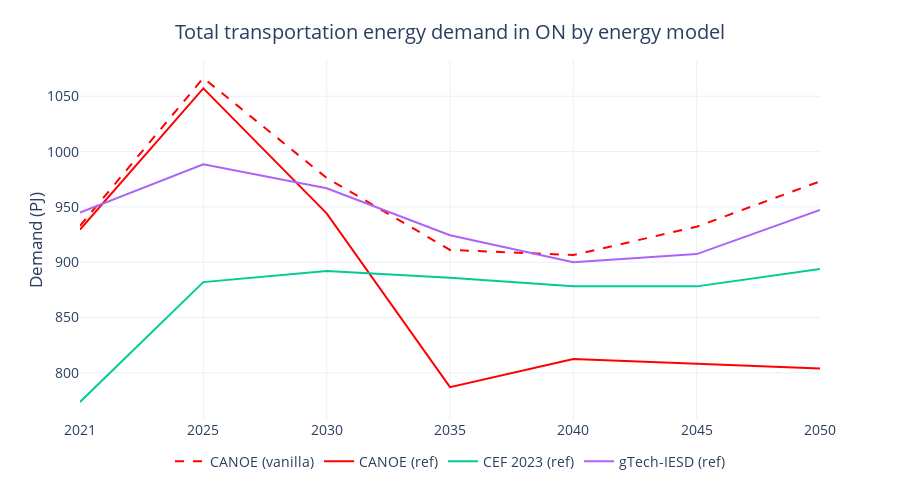

Notebook code for this chart:
### Code cell
bau23_fig = bau23_demand[(bau23_demand['Sector'] == 'Transportation') & (bau23_demand['Carrier'] == 'Total End-Use')].copy()
ref_fig = ref_trnact[(ref_trnact['Mode'] == 'Fuel use') & (ref_trnact['Carrier'] != 'Other')].groupby('Period', as_index=False).sum('Demand (PJ)')
vanilla_fig = vanilla_trnact[(vanilla_trnact['Mode'] == 'Fuel use') & (vanilla_trnact['Carrier'] != 'Other')].groupby('Period', as_index=False).sum('Demand (PJ)')
gtech_fig = gtech23_ref_demand[gtech23_ref_demand['Sector'] == 'Transportation'].copy()

bau23_fig['Source'] = 'CEF 2023 (ref)'
ref_fig['Source'] = 'CANOE (ref)'
vanilla_fig['Source'] = 'CANOE (vanilla)'
gtech_fig['Source'] = 'gTech-IESD (ref)'

fig_df = pd.concat([vanilla_fig[['Period', 'Demand (PJ)', 'Source']], ref_fig[['Period', 'Demand (PJ)', 'Source']], bau23_fig[['Period', 'Demand (PJ)', 'Source']], gtech_fig[['Period', 'Demand (PJ)', 'Source']]]).reset_index(drop=True)

fig = px.line(fig_df, x='Period', y='Demand (PJ)', color='Source',
              template='plotly_white',
              width=900, height=500
              )

fig.update_traces(
    line=dict(color="red", dash='solid'),  # Change 'Source' to your specific source name
    selector=dict(name='CANOE (ref)')  # Replace 'Source A' with the actual name
)
fig.update_traces(
    line=dict(color="red", dash='dash'),  # Change 'Source' to your specific source name
    selector=dict(name='CANOE (vanilla)')  # Replace 'Source A' with the actual name
)

fig.update_layout(
    title=dict(text='Total transportation energy demand in ON by energy model',
               x=0.5,
               y=0.95,
               xanchor='center',
               yanchor='top'
               ),
    xaxis=dict(title='Period'),
    yaxis=dict(title='Demand (PJ)'),
    yaxis_title_standoff=0,
    legend_title_text='',
    bargap=0.1,
    legend=dict(orientation='h',
                yanchor='bottom',
                y=-0.16,
                xanchor='center',
                x=0.5),
    font=dict(size=14,
              # family="Open Sans"
              ))

for annotation in fig.layout.annotations:
    annotation.text = annotation.text.split('=')[1]
    annotation.y = -0.05  
    annotation.yanchor = 'top' 

for axis in fig.layout:
    if axis.startswith('xaxis'):
        fig.layout[axis].title.text = ''

fig.show()

### Figure 1 — Plotly figure (JSON) as saved in the notebook; plotly's stock layout.template omitted (floating-point values rounded to 4 significant figures)
{"data": [{"hovertemplate": "Source=CANOE (vanilla)<br>Period=%{x}<br>Demand (PJ)=%{y}<extra></extra>", "legendgroup": "CANOE (vanilla)", "line": {"color": "red", "dash": "dash"}, "marker": {"symbol": "circle"}, "mode": "lines", "name": "CANOE (vanilla)", "orientation": "v", "showlegend": true, "type": "scatter", "x": ["2021", "2025", "2030", "2035", "2040", "2045", "2050"], "xaxis": "x", "y": [932.9, 1067.0, 976.2, 911.1, 906.5, 932.1, 973.1], "yaxis": "y"}, {"hovertemplate": "Source=CANOE (ref)<br>Period=%{x}<br>Demand (PJ)=%{y}<extra></extra>", "legendgroup": "CANOE (ref)", "line": {"color": "red", "dash": "solid"}, "marker": {"symbol": "circle"}, "mode": "lines", "name": "CANOE (ref)", "orientation": "v", "showlegend": true, "type": "scatter", "x": ["2021", "2025", "2030", "2035", "2040", "2045", "2050"], "xaxis": "x", "y": [929.5, 1057.0, 944.2, 787.1, 812.6, 808.3, 803.8], "yaxis": "y"}, {"hovertemplate": "Source=CEF 2023 (ref)<br>Period=%{x}<br>Demand (PJ)=%{y}<extra></extra>", "legendgroup": "CEF 2023 (ref)", "line": {"color": "#00cc96", "dash": "solid"}, "marker": {"symbol": "circle"}, "mode": "lines", "name": "CEF 2023 (ref)", "orientation": "v", "showlegend": true, "type": "scatter", "x": ["2021", "2025", "2030", "2035", "2040", "2045", "2050"], "xaxis": "x", "y": [773.6, 882.0, 892.0, 886.0, 878.3, 878.2, 893.9], "yaxis": "y"}, {"hovertemplate": "Source=gTech-IESD (ref)<br>Period=%{x}<br>Demand (PJ)=%{y}<extra></extra>", "legendgroup": "gTech-IESD (ref)", "line": {"color": "#ab63fa", "dash": "solid"}, "marker": {"symbol": "circle"}, "mode": "lines", "name": "gTech-IESD (ref)", "orientation": "v", "showlegend": true, "type": "scatter", "x": [2021, 2025, 2030, 2035, 2040, 2045, 2050], "xaxis": "x", "y": [944.9, 988.6, 966.9, 924.4, 900.0, 907.3, 947.2], "yaxis": "y"}], "layout": {"bargap": 0.1, "font": {"size": 14}, "height": 500, "legend": {"orientation": "h", "title": {"text": ""}, "tracegroupgap": 0, "x": 0.5, "xanchor": "center", "y": -0.16, "yanchor": "bottom"}, "margin": {"t": 60}, "title": {"text": "Total transportation energy demand in ON by energy model", "x": 0.5, "xanchor": "center", "y": 0.95, "yanchor": "top"}, "width": 900, "xaxis": {"anchor": "y", "domain": [0, 1], "title": {"text": ""}}, "yaxis": {"anchor": "x", "domain": [0, 1], "title": {"standoff": 0, "text": "Demand (PJ)"}}}}
